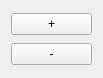
<?xml version="1.0" encoding="UTF-8"?>
<ui version="4.0">
 <class>TileController</class>
 <widget class="QWidget" name="TileController">
  <property name="geometry">
   <rect>
    <x>0</x>
    <y>0</y>
    <width>103</width>
    <height>78</height>
   </rect>
  </property>
  <property name="windowTitle">
   <string>Form</string>
  </property>
  <layout class="QVBoxLayout" name="verticalLayout">
   <item>
    <widget class="QPushButton" name="addPushButton">
     <property name="text">
      <string>+</string>
     </property>
    </widget>
   </item>
   <item>
    <widget class="QPushButton" name="removePushButton">
     <property name="text">
      <string>-</string>
     </property>
    </widget>
   </item>
  </layout>
 </widget>
 <resources/>
 <connections/>
</ui>
